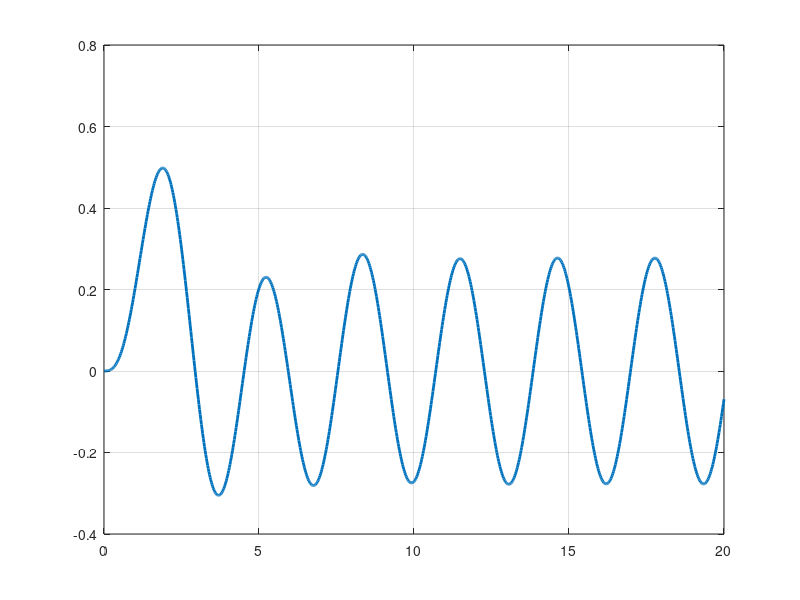

Reproduce this figure in MATLAB.

%%%%%%%%%%%%%%%%%%%%%%%%%%%%%%%%%%
%%%%%%%%%%%% Code #1 %%%%%%%%%%%%%
%%%%%%%%%%%%%%%%%%%%%%%%%%%%%%%%%%
%clc
%clear
%num1 = input("Num 1: ");
%num2 = input("Num 2: ");

%a = num1*num2;
%b = num1/num2;
%c = num1+num2;
%d = num1-num2;

%disp("---------------------");
%fprintf("Num1 * Num2: %d\n", a);
%fprintf("Num1 / Num2: %d\n", b);
%fprintf("Num1 + Num2: %d\n", c);
%fprintf("Num1 - Num2: %d\n", d);
%disp("---------------------");


%%%%%%%%%%%%%%%%%%%%%%%%%%%%%%%%%%
%%%%%%%%%%%% Code #2 %%%%%%%%%%%%%
%%%%%%%%%%%%%%%%%%%%%%%%%%%%%%%%%%
%clc
%clear

%num1 = input("Num 1: ");
%num2 = input("Num 2: ");

%p = (num1+num2) * 2;
%s = (num1*num2);

%disp("---------------------");
%fprintf("P: %d\n", p);
%fprintf("S: %d\n", s);
%disp("---------------------");


%%%%%%%%%%%%%%%%%%%%%%%%%%%%%%%%%%
%%%%%%%%%%%% Code #3 %%%%%%%%%%%%%
%%%%%%%%%%%%%%%%%%%%%%%%%%%%%%%%%%
%clc
%clear

%f = input("F : ");
%d = 5/9*(f - 32);

%disp("---------------------");
%fprintf("D: %d\n", d);
%disp("---------------------");


%%%%%%%%%%%%%%%%%%%%%%%%%%%%%%%%%%
%%%%%%%%%%%% Code #4 %%%%%%%%%%%%%
%%%%%%%%%%%%%%%%%%%%%%%%%%%%%%%%%%
%clc
%clear

%a = input("a : ");
%b = input("b : ");

%c = a;
%a = b;
%b = c;

%clear c;

%disp("---------------------");
%fprintf("a: %d\n", b);
%fprintf("b: %d\n", a);
%disp("---------------------");


%%%%%%%%%%%%%%%%%%%%%%%%%%%%%%%%%%
%%%%%%%%%%%% Code #5 %%%%%%%%%%%%%
%%%%%%%%%%%%%%%%%%%%%%%%%%%%%%%%%%
%clc
%clear

%%a = input("a : ");
%%b = input("b : ");
%
%%a = a + b;
%%b = a - b;
%%a = a - b;

%disp("---------------------");
%fprintf("a: %d\n", a);
%fprintf("b: %d\n", b);
%disp("---------------------");


%%%%%%%%%%%%%%%%%%%%%%%%%%%%%%%%%%
%%%%%%%%%%%% Code #6 %%%%%%%%%%%%%
%%%%%%%%%%%%%%%%%%%%%%%%%%%%%%%%%%
%clc
%clear

%times = input("Time : ");

%h = floor(times/3600);
%m = floor(((times - h* 3600) / 60));
%s = times - h * 3600 - m * 60;


%disp("---------------------");
%fprintf("H: %d, M:%d , S:%d\n", h, m, s);
%disp("---------------------");


%%%%%%%%%%%%%%%%%%%%%%%%%%%%%%%%%%
%%%%%%%%%%%% Code #7 %%%%%%%%%%%%%
%%%%%%%%%%%%%%%%%%%%%%%%%%%%%%%%%%
%clc
%clear

%x = input("X : ");

%if x == 0 ; y = 0; else; y = 1/x; end;
%disp("---------------------");
%fprintf("Y: %f\n", y);
%disp("---------------------");


%%%%%%%%%%%%%%%%%%%%%%%%%%%%%%%%%%
%%%%%%%%%%%% Code #8 %%%%%%%%%%%%%
%%%%%%%%%%%%%%%%%%%%%%%%%%%%%%%%%%
%clc
%clear

%x = input("X : ");

%if x < 0 
%    y = 1 - 2*x;
%else
%    if x == 0 
%        y = 1;
%    else
%        y = 1 + 2*x;
%    end
%end

%disp("---------------------");
%fprintf("Y: %d\n", y);
%disp("---------------------");


%%%%%%%%%%%%%%%%%%%%%%%%%%%%%%%%%%
%%%%%%%%%%%% Code #9 %%%%%%%%%%%%%
%%%%%%%%%%%%%%%%%%%%%%%%%%%%%%%%%%
%clc
%clear

%x = input("X : ");
%y = input("Y : ");

%if x > y
%   x
%else
%   y
%end

%%%%%%%%%%%%%%%%%%%%%%%%%%%%%%%%%%
%%%%%%%%%%%% Code #10 %%%%%%%%%%%%
%%%%%%%%%%%%%%%%%%%%%%%%%%%%%%%%%%
%clc
%clear

%x = input("X : ");
%y = input("Y : ");

%max = x;

%if y > max
%   max = y;
%end

%max


%%%%%%%%%%%%%%%%%%%%%%%%%%%%%%%%%%
%%%%%%%%%%%% Code #11 %%%%%%%%%%%%
%%%%%%%%%%%%%%%%%%%%%%%%%%%%%%%%%%
%clc
%clear

%max = input("Max : ");
%x = input("X : ");

%if x > max 
%   max = x;
%end

%max

% Code #12
%clc
%clear

%x = input("X : ");

%if mod(x, 2) == 0
%   disp("even");
%else
%   disp("odd");
%end


%%%%%%%%%%%%%%%%%%%%%%%%%%%%%%%%%%
%%%%%%%%%%%% Code #12 %%%%%%%%%%%%
%%%%%%%%%%%%%%%%%%%%%%%%%%%%%%%%%%
%clc
%clear

%x = input("x : ");
%max = x;

%x = input("y : ");
%if x > max
%   max = x;   
%end

%x = input("z : ");
%if x > max 
%   max = x;
%end

%max


%%%%%%%%%%%%%%%%%%%%%%%%%%%%%%%%%%
%%%%%%%%%%%% Code #13 %%%%%%%%%%%%
%%%%%%%%%%%%%%%%%%%%%%%%%%%%%%%%%%
% clc
% clear
% data = [67200000  180000000  300000000  420000000; 0.10  0.15  0.20  0.30; 0  11280000  29280000  53280000];
% tax  = 0;
% 
% income = input("Salary : ");
% 
% amount = (income - data(1,1));
% if amount > 0
%     tax = data(2,1) * (income - data(1,1));
%     amount = (income - data(1,2));
%     if amount > 0
%         tax = data(3,2) + (data(2,2) * (income - data(1,2)));
%         amount = (income - data(1,3));
%         if amount > 0
%             tax = data(3,3) + (data(2,3) * (income - data(1,3)));
%             amount = (income - data(1,4));
%             if amount > 0
%                tax = data(3,4) + (data(2,4) * (income - data(1,4)));
%             end
%         end
%     end
% end
% 
% finalIncome = income - tax;
% 
% disp("---------------------------------------------------------------");
% fprintf("Salary: %d , Tax: %d , Final Income: %d\n", income, tax, finalIncome);
% disp("---------------------------------------------------------------");


%%%%%%%%%%%%%%%%%%%%%%%%%%%%%%%%%%
%%%%%%%%%%%% Code #14 %%%%%%%%%%%%
%%%%%%%%%%%%%%%%%%%%%%%%%%%%%%%%%%
%clc
%clear

%x = input("X : ");
%y = input("Y : ");
%z = input("Z : ");

%if power(x, 2) == power(y, 2) + power(z, 2) 
%    disp("Yes");
%else
%    if power(y, 2) == power(x, 2) + power(z, 2) 
%        disp("Yes");
%    else
%        if power(z, 2) == power(x, 2) + power(y, 2) 
%            disp("Yes");
%        else
%            disp("No");
%        end
%    end
%end


%%%%%%%%%%%%%%%%%%%%%%%%%%%%%%%%%%
%%%%%%%%%%%% Code #15 %%%%%%%%%%%%
%%%%%%%%%%%%%%%%%%%%%%%%%%%%%%%%%%
%clc
%clear

%x = input("X : ");
%y = input("Y : ");
%z = input("Z : ");

%if (power(x, 2) == power(y, 2) + power(z, 2)) || (power(y, 2) == power(x, 2) + power(z, 2)) || (power(z, 2) == power(x, 2) + power(y, 2))
%    disp("Yes");
%else
%    disp("No");
%end


%%%%%%%%%%%%%%%%%%%%%%%%%%%%%%%%%%
%%%%%%%%%%%% Code #16 %%%%%%%%%%%%
%%%%%%%%%%%%%%%%%%%%%%%%%%%%%%%%%%
%clc
%clear

%x = input("X : ");
%y = input("Y : ");
%z = input("Z : ");

%if x < y + z
%    if y < x + z
%        if z < x + y
%            s = (x + y + z) / 2;
%            area = sqrt(s * (s - x) * (s - y) * (s - z));
%            fprintf("Area: %d\n", area);
%        else
%            disp("No Triangle");
%        end
%    else
%        disp("No Triangle");
%    end
%else
%    disp("No Triangle");
%end


%%%%%%%%%%%%%%%%%%%%%%%%%%%%%%%%%%
%%%%%%%%%%%% Code #17 %%%%%%%%%%%%
%%%%%%%%%%%%%%%%%%%%%%%%%%%%%%%%%%
%clc
%clear

%x = input("X : ");
%y = input("Y : ");
%z = input("Z : ");

%if (x < y + z) && (y < x + z) && (z < x + y)
%    s = (x + y + z) / 2;
%    area = sqrt(s * (s - x) * (s - y) * (s - z));
%    fprintf("Area: %d\n", area);
%else
%    disp("No Triangle");
%end


%%%%%%%%%%%%%%%%%%%%%%%%%%%%%%%%%%
%%%%%%%%%%%% Code #18 %%%%%%%%%%%%
%%%%%%%%%%%%%%%%%%%%%%%%%%%%%%%%%%
%clc
%clear

%a = input("A : ");
%b = input("B : ");
%c = input("C : ");

%if a < b
%    t = a;
%    a = b;
%    b = t;
%end
%if a < c 
%    t = a;
%    a = c;
%    c = t;
%end
%if b < c
%    t = b;
%    b = c;
%    c = t;
%end
%fprintf("A: %d, B: %d, C: %d\n", a, b, c);


%%%%%%%%%%%%%%%%%%%%%%%%%%%%%%%%%%
%%%%%%%%%%%% Code #19 %%%%%%%%%%%%
%%%%%%%%%%%%%%%%%%%%%%%%%%%%%%%%%%
% clc
% clear
% 
% a = input("Coefficient A : ");
% b = input("Coefficient B : ");
% c = input("Coefficient C : ");
% 
% delta = (b^2) - (4 * a * c);
% 
% if delta < 0
%     disp("The equation does not have a correct answer!")
% else
%     if delta == 0
%         x = (-b / 2 * a);
%         answers = x;
%     else
%         x = ((-b + sqrt(delta)) / 2 * a);
%         y = ((-b - sqrt(delta)) / 2 * a);
%         answers = [x , y];
%     end
%     disp("---------------------------------------------------------------");
%     fprintf("Format : (%dx^2) + (%dx) + (%d) = 0, Delta : %d\n", a, b, c, delta);
%     fprintf("Answer : %.2d\n", answers);
%     disp("---------------------------------------------------------------");
% end

%% Test solve in matlab
%eqn = x^2 + 4 * x + 4 == 0;
%s = solve(eqn);


%%%%%%%%%%%%%%%%%%%%%%%%%%%%%%%%%%
%%%%%%%%%%%% Code #20 %%%%%%%%%%%%
%%%%%%%%%%%%%%%%%%%%%%%%%%%%%%%%%%
% clc
% clear
% 
% x = input("Num : ");
% 
% if x < 21
%     money = 35;
% else
%     b = x - 20;
%     if b < 10
%         money = 35 + 5;
%     else
%         total = round(b / 10);
%         money = 35 + total * 5;
%     end
% end
% 
% disp("---------------------------------------------------------------");
% fprintf("Tax : %.2d\n", money);
% disp("---------------------------------------------------------------");


%%%%%%%%%%%%%%%%%%%%%%%%%%%%%%%%%%
%%%%%%%%%%%% Code #21 %%%%%%%%%%%%
%%%%%%%%%%%%%%%%%%%%%%%%%%%%%%%%%%
% clc
% clear
% 
% m = input("M : ");
% d = input("D : ");
% 
% if m < 7
%     total = ((m - 1) * 31) + d;
% else
%     total = ((m - 7) * 30) + (6 * 31) + d;
% end
% 
% disp("---------------------------------------------------------------");
% fprintf("Day : %.2d\n", total);
% disp("---------------------------------------------------------------");


%%%%%%%%%%%%%%%%%%%%%%%%%%%%%%%%%%
%%%%%%%%%%%% Code #22 %%%%%%%%%%%%
%%%%%%%%%%%%%%%%%%%%%%%%%%%%%%%%%%
% clc
% clear
% 
% n = input("Day : ");
% 
% if n < 187
%     if mod(n, 31) == 0
%         d = 31;
%         m = ((n - d) / 31) + 1;
%     else
%         d = mod(n, 31);
%         m = ((n - d) / 31) + 1;
%     end
% else
%     if mod(n - 6, 30) == 0
%         d = 30;
%         m = ((n - 6 - d) / 30) + 1;
%     else
%         d = mod(n - 6, 30);
%         m = ((n - 6 - d) / 30) + 1;
%     end
% end
% 
% disp("---------------------------------------------------------------");
% fprintf("M : %.2d, D : %.2d\n", m, d);
% disp("---------------------------------------------------------------");


%%%%%%%%%%%%%%%%%%%%%%%%%%%%%%%%%%
%%%%%%%%%%%% Code #23 %%%%%%%%%%%%
%%%%%%%%%%%%%%%%%%%%%%%%%%%%%%%%%%
% clc
% clear
% 
% n = input("Num : ");
% 
% a = mod(n, 10);
% n = floor(n / 10);
% b = mod(n, 10);
% n = floor(n / 10);
% c = mod(n, 10);
% n = floor(n / 10);
% d = mod(n, 10);
% n = floor(n / 10);
% e = mod(n, 10);
% 
% if a == e && b == d
%     answer = "Mirror";
% else
%     answer = "No Mirror";
% end
% 
% disp("---------------------------------------------------------------");
% fprintf("Answer : %s\n", answer);
% disp("---------------------------------------------------------------");

%%%%%%%%%%%%%%%%%%%%%%%%%%%%%%%%%%
%%%%%%%%%%%% Code #24 %%%%%%%%%%%%
%%%%%%%%%%%%%%%%%%%%%%%%%%%%%%%%%%
% clc
% clear
% 
% b = 0;
% 
% for a = 1:20
%     c = input("Num : ");
%     b = b + c;
% end
% 
% disp("---------------------------------------------------------------");
% fprintf("Num : %d\n", b);
% disp("---------------------------------------------------------------");

%%%%%%%%%%%%%%%%%%%%%%%%%%%%%%%%%%
%%%%%%%%%%%% Code #25 %%%%%%%%%%%%
%%%%%%%%%%%%%%%%%%%%%%%%%%%%%%%%%%
% clc
% clear
% 
% a = 0;
% b = 0;
% 
% while a < 20
%     c = input("Num : ");
%     b = b + c;
%     a = a + 1;
% end
% 
% disp("---------------------------------------------------------------");
% fprintf("Num : %d\n", b);
% disp("---------------------------------------------------------------");

%%%%%%%%%%%%%%%%%%%%%%%%%%%%%%%%%%
%%%%%%%%%%%% Code #26 %%%%%%%%%%%%
%%%%%%%%%%%%%%%%%%%%%%%%%%%%%%%%%%
% clc
% clear
% 
% s = 0;
% n = input("N : ");
% 
% for c = 0:n
%     if c == n 
%         disp("---------------------------------------------------------------");
%         fprintf("S : %d, S/2 : %f\n", s, (s / n));
%         disp("---------------------------------------------------------------");
%     else
%         a = input("A : ");
%         s = s + a;
%     end
% end

%%%%%%%%%%%%%%%%%%%%%%%%%%%%%%%%%%
%%%%%%%%%%%% Code #27 %%%%%%%%%%%%
%%%%%%%%%%%%%%%%%%%%%%%%%%%%%%%%%%
% clc
% clear
% 
% c = 0;
% s = 0;
% 
% while (c ~= n)
%     a = input("A : ");
%     s = s + a;
%     c = c + 1;
% end
% 
% disp("---------------------------------------------------------------");
% fprintf("S : %d, S/2 : %f\n", s, (s / n));
% disp("---------------------------------------------------------------");

%%%%%%%%%%%%%%%%%%%%%%%%%%%%%%%%%%
%%%%%%%%%%%% Code #28 %%%%%%%%%%%%
%%%%%%%%%%%%%%%%%%%%%%%%%%%%%%%%%%
% clc
% clear
% 
% n = input("Num : ");
% max = n;
% 
% while n >= 0
%     n = input("Num : ");
%     if n > max
%         max = n;
%     end
% end
% 
% fprintf("Max : %d\n", max);

%%%%%%%%%%%%%%%%%%%%%%%%%%%%%%%%%%
%%%%%%%%%%%% Code #29 %%%%%%%%%%%%
%%%%%%%%%%%%%%%%%%%%%%%%%%%%%%%%%%
% clc
% clear
% 
% sum = 0;
% i = 0;
% 
% while true
%     x = input("Num : ");
%     if (x > 20) || (x < 0)
%         break
%     end
%     sum = x + sum;
%     i = i + 1;
% end
% 
% fprintf("M : %d\n", (sum/i));

%%%%%%%%%%%%%%%%%%%%%%%%%%%%%%%%%%
%%%%%%%%%%%% Code #30 %%%%%%%%%%%%
%%%%%%%%%%%%%%%%%%%%%%%%%%%%%%%%%%
%clc
%clear
%
% hscore = 0;
% mscore = 0;
% lscore = 0;
% 
% total = 0;
%
% while true
%    score = input("Score : ");
% 
%    if (score > 20) || (score < 0)
%        break
%    end
% 
%    if (score > 15)
%        hscore = hscore + 1;
%    elseif (score >= 12)
%        mscore = mscore + 1;
%    elseif (score >= 0)
%        lscore = lscore + 1;
%    end
%    total = total + score;
% end
% 
% counter = hscore + mscore + lscore;
% fprintf("High Score : %d, Mid Score : %d, Low Score : %d, Total:%f\n", hscore, mscore, lscore, (total/counter));
%
%%%%%%%%%%%%%%%%%%%%%%%%%%%%%%%%%%
%%%%%%%%%%%% Code #31 %%%%%%%%%%%%
%%%%%%%%%%%%%%%%%%%%%%%%%%%%%%%%%%
% clc
% clear
% 
% tscore = 0;
% tunit = 0;
% 
% while true
%     score = input("Score : ");
%     if (score > 20) || (score < 0)
%         break
%     end
%     unit = input("Unit : ");
% 
%     tscore = tscore + (score * unit);
%     tunit = tunit + unit;
% end
% 
% fprintf("TScore : %d, TUnit : %d, G : %f\n", tscore, tunit, (tscore/tunit));

%%%%%%%%%%%%%%%%%%%%%%%%%%%%%%%%%%
%%%%%%%%%%%% Code #32 %%%%%%%%%%%%
%%%%%%%%%%%%%%%%%%%%%%%%%%%%%%%%%%
% clc
% clear
% 
% bit = 0;
% dec = input("DEC : ");
% 
% if dec < 16
%     bit = 4;
% elseif dec < 256
%         bit = 8;
% elseif dec < 2048
%         bit = 12;
% end
% 
% dec2bin(dec, bit)

%%%%%%%%%%%%%%%%%%%%%%%%%%%%%%%%%%
%%%%%%%%%%%% Code #33 %%%%%%%%%%%%
%%%%%%%%%%%%%%%%%%%%%%%%%%%%%%%%%%
% clc
% clear
% 
% a = "";
% dec = input("DEC : ");
% 
% while true
%     if (dec == 0)
%         break
%     end
% 
%     a = num2str(mod(dec, 2)) + a;
%     dec = floor(dec / 2);
% end
% 
% fprintf("DEC TO BIN : %s\n", a);

%%%%%%%%%%%%%%%%%%%%%%%%%%%%%%%%%%
%%%%%%%%%%%% Code #34 %%%%%%%%%%%%
%%%%%%%%%%%%%%%%%%%%%%%%%%%%%%%%%%
% clc
% clear
% 
% dec = input("DEC : ");
% 
% z = 0;
% j = 0;
% 
% while true
%     x = mod(dec,2);
%     z = z + x * 10^j;
%     dec = (dec - x) / 2;
%     if (dec == 0)
%         break
%     end
%     j = j + 1;
% end
% 
% fprintf("DEC TO BIN : %d\n", z);

%%%%%%%%%%%%%%%%%%%%%%%%%%%%%%%%%%
%%%%%%%%%%%% Code #35 %%%%%%%%%%%%
%%%%%%%%%%%%%%%%%%%%%%%%%%%%%%%%%%
% clc
% clear
% 
% n = input("Num : ");
% i = 2;
% a = "";
% 
% while true
%     if mod(n, i) == 0
%         a = a + i;
%         n = n / i;
%     else
%         i = i + 1;
%     end
%     if (n == 1)
%         break
%     end
% end
% fprintf("Answer : %s\n", a);

%%%%%%%%%%%%%%%%%%%%%%%%%%%%%%%%%%
%%%%%%%%%%%% Code #36 %%%%%%%%%%%%
%%%%%%%%%%%%%%%%%%%%%%%%%%%%%%%%%%
% clc
% clear
% 
% x = input("X : ");
% y = input("Y : ");
% 
% a = x;
% b = y;
% 
% while true
%     if mod(a, b) == 0
%         break
%     end
%     c = mod(a, b);
%     a = b;
%     b = c;
% end
% 
% bmm = b;
% kmm = (x * y) / bmm;
% fprintf("BMM : %d, KMM : %d\n", bmm, kmm);

%%%%%%%%%%%%%%%%%%%%%%%%%%%%%%%%%%
%%%%%%%%%%%% Code #37 %%%%%%%%%%%%
%%%%%%%%%%%%%%%%%%%%%%%%%%%%%%%%%%
% clc
% clear
% 
% counter = 0;
% s_1 = 0;  % +0
% s_2 = 0;  % -0
% s_3 = 0;  % 0
% 
% while true
%     a = input("A : ");
%     if a > 0 
%         s_1 = s_1 + 1;
%     end
%     if a < 0
%         s_2 = s_2 + 1;
%     end
%     if a == 0
%         s_3 = s_3 + 1;
%     end
%     counter = counter + 1;
%     if counter > 9
%         break
%     end
% end
% 
% fprintf("(+0) : %d, (-0) : %d, (0) : %d\n", s_1, s_2, s_3);

%%%%%%%%%%%%%%%%%%%%%%%%%%%%%%%%%%
%%%%%%%%%%%% Code #38 %%%%%%%%%%%%
%%%%%%%%%%%%%%%%%%%%%%%%%%%%%%%%%%
% clc
% clear
% 
% counter = 0;
% 
% while true
%     num = input("Num : ");
%     if num == 0 
%         break
%     end
%     p = mod(num, 10);
%     if p == 3
%         counter = counter + 1;
%     end
% end
% 
% fprintf("Counter : %d\n", counter);

%%%%%%%%%%%%%%%%%%%%%%%%%%%%%%%%%%
%%%%%%%%%%%% Code #39 %%%%%%%%%%%%
%%%%%%%%%%%%%%%%%%%%%%%%%%%%%%%%%%
% clc
% clear
% 
% counter = 0;
% 
% for a = 100:5:500
%     counter = counter + 1;
%     fprintf("Answer %d : %d\n", counter, a);
% end


%%%%%%%%%%%%%%%%%%%%%%%%%%%%%%%%%%
%%%%%%%%%%%% Code #40 %%%%%%%%%%%%
%%%%%%%%%%%%%%%%%%%%%%%%%%%%%%%%%%
% clc
% clear
% 
% i = 1;
% fact = 1;
% num = input("Num : ");
% 
% while true
%     fact = fact * i;
%     i = i + 1;
%     if i > num 
%         break
%     end
% end
% 
% fprintf("Fact : %d\n", fact);


%%%%%%%%%%%%%%%%%%%%%%%%%%%%%%%%%%
%%%%%%%%%%%% Code #41 %%%%%%%%%%%%
%%%%%%%%%%%%%%%%%%%%%%%%%%%%%%%%%%
% clc
% clear
% 
% i = 1;
% fact = 1;
% s = 0;
% num = input("Num : ");
% 
% while true
%     fact = fact * i;
%     s = s + fact;
%     i = i + 1;
%     if i > num 
%         break
%     end
% end
% 
% fprintf("S : %d\n", s);

%%%%%%%%%%%%%%%%%%%%%%%%%%%%%%%%%%
%%%%%%%%%%%% Code #42 %%%%%%%%%%%%
%%%%%%%%%%%%%%%%%%%%%%%%%%%%%%%%%%
% clc
% clear
% 
% bin = input("BIN : ");
% len = length(num2str(bin));
% 
% s = 0;
% j = 0;
% 
% while true
%     x = mod(bin, 10);
%     bin = floor(bin/10);
%     s = s + (x * (2^j));
%     j = j + 1;
%     if j >= len
%         break
%     end
% end
% 
% fprintf("S : %d\n", s);

%%%%%%%%%%%%%%%%%%%%%%%%%%%%%%%%%%
%%%%%%%%%%%% Code #43 %%%%%%%%%%%%
%%%%%%%%%%%%%%%%%%%%%%%%%%%%%%%%%%
% clc
% clear
% 
% n = input("N : ");
% m = input("M : ");
% 
% if n > m
%     t = n;
%     n = m;
%     m = t;
% end
% 
% a = 0;
% 
% while true 
%     m = m - n;
%     a = a + 1;
%     if m < n
%         break
%     end
% end
% 
% fprintf("A : %d, M : %d\n", a, m);

%%%%%%%%%%%%%%%%%%%%%%%%%%%%%%%%%%
%%%%%%%%%%%% Code #44 %%%%%%%%%%%%
%%%%%%%%%%%%%%%%%%%%%%%%%%%%%%%%%%
% clc
% clear
% 
% t = 0;
% sum = 0;
% min = 0;
% max = 0;
% 
% while t < 3
%     a = input("A : ");
%     b = input("B : ");
%     c = input("C : ");
%     d = input("D : ");
%     e = input("E : ");
% 
%     s = a + b + c + d + e;
%     sum = sum + s;
%     ave = s / 5;
% 
%     fprintf("Ave : %d\n", ave);
% 
%     if ave < min
%         min = ave;
%     end
%     if ave > max
%         max = ave;
%     end
% 
%     t = t + 1;
% end
% 
% fprintf("Max : %d, Min : %d, S : %d\n", max, min, (sum/100));

%%%%%%%%%%%%%%%%%%%%%%%%%%%%%%%%%%
%%%%%%%%%%%% Code #45 %%%%%%%%%%%%
%%%%%%%%%%%%%%%%%%%%%%%%%%%%%%%%%%
% clc
% clear
% 
% n = input("N : ");
% i = 1;
% 
% while ~(i > (n / 2))
%     m = mod(n, i);
%     if m == 0
%         fprintf("I : %d\n", i);
%     end
%     i = i + 1;
% end
% 
% fprintf("N : %d\n", n);

%%%%%%%%%%%%%%%%%%%%%%%%%%%%%%%%%%
%%%%%%%%%%%% Code #46 %%%%%%%%%%%%
%%%%%%%%%%%%%%%%%%%%%%%%%%%%%%%%%%
% clc
% clear
% 
% n = input("N : ");
% j = 2;
% 
% while true
%     r = mod(n, j);
%     if r == 0
%         n = n / j;
%         fprintf("J : %d\n", j);
%     else
%         break
%     end
% end
% 
% j = 3;
% 
% while true
%     r = mod(n, j);
%     if r == 0
%         n = n / j;
%         fprintf("J-2 : %d\n", j);
%         continue
%     end
%     j = j + 2;
%     if n == 1 || i > (n / 2)
%         break
%     end
% end
% fprintf("N : %d\n", n);

%%%%%%%%%%%%%%%%%%%%%%%%%%%%%%%%%%
%%%%%%%%%%%% Code #47 %%%%%%%%%%%%
%%%%%%%%%%%%%%%%%%%%%%%%%%%%%%%%%%
% clc
% clear
% 
% days = ["Saturday", "Sunday", "Monday", "Tuesday", "Wednesday", "Thursday", "Friday"];
% day = input("Day : ");
% 
% if (day > 8 || day < 1); disp("(   :/   )"); return; end
% 
% fprintf("D : %s\n", days(1, day));

%%%%%%%%%%%%%%%%%%%%%%%%%%%%%%%%%%
%%%%%%%%%%%% Code #48 %%%%%%%%%%%%
%%%%%%%%%%%%%%%%%%%%%%%%%%%%%%%%%%
% clc; clear;
% max = 0;
% 
% while true
%     n = input("N : ");
%     if n < 0
%         break;
%     end
%     if n > max
%         max = n;
%     end
%     max
% end

%%%%%%%%%%%%%%%%%%%%%%%%%%%%%%%%%%
%%%%%%%%%%%% Code #49 %%%%%%%%%%%%
%%%%%%%%%%%%%%%%%%%%%%%%%%%%%%%%%%
% clc; clear;
% t = 0;
% c = 0;
% while true
%     n = input("N : ");
%     if n == 0
%         break;
%     end
%     t = t + n;
%     c = c + 1;
% end
% fprintf("A : %.2f\n", (t/c));

%%%%%%%%%%%%%%%%%%%%%%%%%%%%%%%%%%
%%%%%%%%%%%% Code #50 %%%%%%%%%%%%
%%%%%%%%%%%%%%%%%%%%%%%%%%%%%%%%%%
% clc
% clear
% 
% bin = input("BIN : ");
% 
% s = 0;
% j = 0;
% z = 0;
% k = 0;
% len = 0;
% 
% while bin >= (10^len)
%     len = len + 1;
% end
% 
% while true
%     x = mod(bin, 10);
%     bin = floor(bin/10);
%     s = s + (x * (2^j));
%     j = j + 1;
%     if j >= len
%         break
%     end
% end
% 
% while true
%     y = mod(s,3);
%     z = z + (y * (10^k));
%     s = (s - y) / 3;
%     k = k + 1;
%     if (s == 0)
%         break
%     end
% end
% 
% fprintf("BIN TO (3) : %d\n", z);

%%%%%%%%%%%%%%%%%%%%%%%%%%%%%%%%%%
%%%%%%%%%%%% Code #51 %%%%%%%%%%%%
%%%%%%%%%%%%%%%%%%%%%%%%%%%%%%%%%%
% clc; clear;
% num = input("Num : ");
% 
% i = 2;
% 
% while true
%     if mod(num, i) == 0
%         disp(i);
%         num = num / i;
%     else
%         i = i + 1;
%     end
%     if num == 1
%         break;
%     end
% end

%%%%%%%%%%%%%%%%%%%%%%%%%%%%%%%%%%
%%%%%%%%%%%% Code #52 %%%%%%%%%%%%
%%%%%%%%%%%%%%%%%%%%%%%%%%%%%%%%%%
% clc; clear;
% 
% n = input("Num : ");
% 
% if n <= 186
%     if mod(n, 31) == 0
%         d = 31;
%         m = (n - d) / 31 + 1;
%     else
%         d = mod(n, 31);
%         m = (n - d) / 31 + 1;
%     end
% else
%     if mod(n - 6, 30) == 0
%         d = 30;
%         m = (n - 6 - d) / 30 + 1;
%     else
%         d = mod(n - 6, 30);
%         m = (n - 6 - d) / 30 + 1;
%     end
% end
% disp([d , m]);

%%%%%%%%%%%%%%%%%%%%%%%%%%%%%%%%%%
%%%%%%%%%%%%% Code #53 %%%%%%%%%%%%
%%%%%%%%%%%%%%%%%%%%%%%%%%%%%%%%%%

% clc
% clear
% 
% h = 0;
% m = 0;
% l = 0;
% 
% while true
%     n = input("N : ");
%     if n < 0 || n > 20
%         break;
%     end
%     if n >= 16
%         h = h + 1;
%     else
%         if n >= 12
%             m = m + 1;
%         else
%             l = l + 1;
%         end
%     end
% end
% 
% disp([h, m, l]);

%%%%%%%%%%%%%%%%%%%%%%%%%%%%%%%%%%
%%%%%%%%%%%%% Code #54 %%%%%%%%%%%%
%%%%%%%%%%%%%%%%%%%%%%%%%%%%%%%%%%
% clc
% clear
% 
% a = input("a : ");
% b = input("b : ");
% c = input("c : ");
% 
% delta = (b^2) - (4 * a * c);
% 
% if delta > 0
%     disp((-b + sqrt(delta)) / (2*a));
%     disp((-b - sqrt(delta)) / (2*a));
% else
%     if delta == 0
%         disp(-b / (2 * a));
%     else
%         disp("no real root");
%     end
% end

%%%%%%%%%%%%%%%%%%%%%%%%%%%%%%%%%%
%%%%%%%%%%%%% Code #55 %%%%%%%%%%%%
%%%%%%%%%%%%%%%%%%%%%%%%%%%%%%%%%%
% clc
% clear
% 
% c = 0;
% j = 0;
% max = 0;
% 
% while c <= 5
%     n = input("N: ");
%     while n >= (10^j)
%         j = j + 1;
%     end
% 
%     if j == 3
%         if n > max
%             max = n;
%         end
%     end
%     c = c + 1;
% end
% 
% disp(max);

%%%%%%%%%%%%%%%%%%%%%%%%%%%%%%%%%%
%%%%%%%%%%%%%%% Exam %%%%%%%%%%%%%
%%%%%%%%%%%%%%%%%%%%%%%%%%%%%%%%%%
% clc; clear;
% max_1 = 0;
% max_2 = 0;
% i = 0;
% id_1 = 0;
% id_2 = 0;
% 
% n = input("N : ");
% 
% while true
%     if i <= n
%         moadel = input("Moadel : ");
%         id = input("ID : ");
%         if moadel > max_1
%             id_2 = id_1;
%             max_2 = max_1;
%             max_1 = moadel;
%             id_1 = id;
%         else
%             if moadel > max_2
%                 max_2 = moadel;
%                 id_2 = id;
%             end
%         end
%         i = i + 1;
%     else
%         break;
%     end
% end
% 
% fprintf("Max 1: %.2f\nMax 2: %.2f\nID 1: %.2f\nID 2: %.2f\n", max_1, max_2, id_1, id_2);

%%%%%%%%%%%%%%%%%%%%%%%%%%%%%%%%%%
%%%%%%%%%%%%%%% Exam %%%%%%%%%%%%%
%%%%%%%%%%%%%%%%%%%%%%%%%%%%%%%%%%
% clc; 
% clear;
% 
% n = 5;
% 
% while true
%     a = 1;
%     s = 0;
% 
%     while true
%         p = mod(n, a);
%         if p == 0
%             s = s + a;
%         end
%         a = a + 1;
%         if ~(a <= (n/2))
%             break;
%         end
%     end
% 
%     if s == n
%         disp(n);
%     end
% 
%     n = n + 1;
%     
%     if ~(n <= 100)
%         break;
%     end
% end

%%%%%%%%%%%%%%%%%%%%%%%%%%%%%%%%%%
%%%%%%%%%%%%%%% Exam %%%%%%%%%%%%%
%%%%%%%%%%%%%%%%%%%%%%%%%%%%%%%%%%
% clc
% clear
% 
% num = input("Num : ");
% 
% s = 0;
% t = num * 2;
% c = 0;
% 
% while c < t
%     c = c + 1;
%     if ~(mod(c, 2) == 0)
%         s = s + c;
%     end
% end
% 
% disp(s)

%%%%%%%%%%%%%%%%%%%%%%%%%%%%%%%%%%
%%%%%%%%%%%%%%% Exam %%%%%%%%%%%%%
%%%%%%%%%%%%%%%%%%%%%%%%%%%%%%%%%%
% clc
% clear
% 
% num = input("Num : ");
% 
% i = 1;
% fact = 1;
% s = 0;
% 
% while true
%     fact = fact * i;
% 
%     if mod(i, 3) == 0
%         s = s - fact;
%     else
%         s = s + fact;
%     end
% 
%     i = i + 1;
%     if i > num 
%         break
%     end
% end
% 
% fprintf("S : %d\n", s);

%%%%%%%%%%%%%%%%%%%%%%%%%%%%%%%%%%
%%%%%%%%%%%%%%% Exam %%%%%%%%%%%%%
%%%%%%%%%%%%%%%%%%%%%%%%%%%%%%%%%%
% clc
% clear
% 
% n = input("Num : ");
% 
% c = 1;
% s = 0;
% b = 1;
% 
% while true
%     c = c + 1;
%     b = b * c;
% 
%     if mod(c, 3) == 0
%         s = s - b;
%     else
%         s = ...
% s + b;
%     end
% 
%     if c == n
%         break;
%     end
% end
% 
% disp(s+1)

%%%%%%%%%%%%%%%%%%%%%%%%%%%%%%%%%%
%%%%%%%%%%%%%%% Exam %%%%%%%%%%%%%
%%%%%%%%%%%%%%%%%%%%%%%%%%%%%%%%%%

% clc
% clear
% 
% c = 0;
% s = 1;
% 
% n = input("Num : ");
% 
% while true
%     b = s * c;
% 
%     c = c + 1;
% 
% %     if mod(c, 3) == 0
% %         s = s - b;
% %     else
% %         s = s + b;
% %     end
%     s = s + b;
% 
%     if c == n 
%         exit(0);
%     end
% end
% 
% disp(s);

%%%%%%%%%%%%%%%%%%%%%%%%%%%%%%%%%%
%%%%%%%%%%%%%%%%%%%%%%%%%%%%%%%%%%
%%%%%%%%%%%%%%%%%%%%%%%%%%%%%%%%%%

% a = 1.5666;
% 
% count_digits(a)
% 
% function count_digits = count_digits(number)
%     if number == 0
%         count_digits = 1;
%     else
%         count_digits = floor(log10(abs(number))) + 1;
%     end
% end

% url = 'https://api.waqi.info/search/?keyword=tehran&token=60b5dcf12ededfa0a6a83118231ab5f34d64ce6b';
% options = weboptions('Timeout',50);
% response = webread(url, options);
% if response.status == "ok"
%     disp("Get Done");
% end

% % disp(getAqi())
% % 
% % function [aqiData] = getAqi()
% %     url = sprintf('https://api.waqi.info/search/?keyword=%s&token=%s', "tehran", "60b5dcf12ededfa0a6a83118231ab5f34d64ce6b");
% %     options = weboptions('Timeout', 2.5);
% %     response = webread(url, options);
% %     data = response.data;
% %     numb = 0;
% %     total = 0;
% %     message = "";
% %     for num = 1:numel(data)
% %         loc = data(num);
% %         aqi = str2double(loc.aqi);
% %         if ~isnan(aqi)
% %             numb = numb + 1;
% %             total = total + aqi;
% %             message = strcat(message, sprintf('[%s]: %s\n', loc.station.name, loc.aqi));
% %         end
% %     end
% %     aqiData.aqi = total / numb;
% %     aqiData.message = message;
% % end
% 
% fb = 100; % نیروی عمودی به دکل (نیوتن)
% h = 60; % ارتفاع دکل (متر)
% b = 3; % عرض دکل (متر)
% L = 5; % طول دکل (متر)

% P = calcPressure(fb, h, b, L); % محاسبه فشار وارد بر ۴ پایه دکل
% 
% fprintf('فشار وارد بر ۴ پایه دکل برابر است با: %f پاسکال\n', P);
% 
% function [P] = calcPressure(F, h, b, L)
% % تابع محاسبه فشار وارد بر ۴ پایه دکل برق
% % F: نیروی عمودی به دکل
% % h: ارتفاع دکل
% % b: عرض دکل
% % L: طول دکل

% % ثابتها
% g = 9.81; % شتاب جاذبه
% rho = 1.225; % چگالی هوا
% Cp = 1.2; % ضریب فشار هوا
% 
% % محاسبه مساحت مقطع عرضی دکل
% A = b * h;
% 
% % محاسبه ضریب تنش باد
% K = 1 + (0.5 * Cp * rho * F^2 * L^2) / (A * g);
% 
% % محاسبه فشار وارد بر پایهها
% P = K * F / (4 * A);
% end
% 
% clc
% clear
% n = input("N : ");
% m = input("M : ");
% 
% if n > m
%     t = n;
%     n = m;
%     m = t;
% end
% 
% a = 0;
% 
% while m >= n
%     m = m - n;
%     a = a + 1;
% end
% 
% disp([a,m])

%%%%%%%%%%%%%%%%%%%%%%%%%%%%%%%%%%%%%%%%%%%%
%%%%%%%%%%%%%% Term 2,Code 1 %%%%%%%%%%%%%%%
%%%%%%%%%%%%%%%%%%%%%%%%%%%%%%%%%%%%%%%%%%%%
% clc; clear;
% 
% c = 0; sn = 0; sp = 0;
% 
% while true
%     a = input("A : ");
% 
%     if a < 0; sn = sn + a; else; sp = sp + a; end;
% 
%     c = c + 1;
%     
%     if ~(c < 5); break; end;
% end
% 
% fprintf("SN: %.1f\nSP: %.1f\n", sn, sp);
%%%%%%%%%%%%%%%%%%%%%%%%%%%%%%%%%%%%%%%%%%%%
%%%%%%%%%%%%%% Term 2,Code 2 %%%%%%%%%%%%%%%
%%%%%%%%%%%%%%%%%%%%%%%%%%%%%%%%%%%%%%%%%%%%
% clc; clear;
% 
% s = 0;
% 
% while true
%     n = input("N : ");
% 
%     if n == 0; break; end;
% 
%     p = n - (floor(n/10)*10);
% 
%     if p == 3; s = s + 1; end;
% end
% 
% fprintf("S: %d\n", s);


%%%%%%%%%%%%%%%%%%%%%%%%%%%%%%%%%%%%%%%%%%%%
%%%%%%%%%%%%%%%%%%%%%%%%%%%%%%%%%%%%%%%%%%%%
%%%%%%%%%%%%%%%%%%%%%%%%%%%%%%%%%%%%%%%%%%%%
% clc; clear;
% 
% n=1:15;         
% tau=linspace(-0.5,0.5,100);
% sn=sin(pi*n/4)./(pi*n/4);
% cntau=cos(2*pi*n'*tau);
% f=0.25*(1+2*sn*cntau);
% plot(tau,f);

%%%%%%%%%%%%%%%%%%%%%%%%%%%%%%%%%%%%%%%%%%%%

% x = -2*pi:0.01:2*pi;
% f = x.^2;
% plot(x, f, 'LineWidth', 4);
% 
% X = -4*pi:0.01:4*pi;
% L = pi;
% a_0 = 8/3*pi^2;
% 
% s = a_0/2;
% 
% for n = 1:15
%     an = 4/n^2;
%     bn = -4*pi/n;
%     s = s + an*cos(n*pi/L*X) + bn*sin(n*pi/L*X);
% end
% plot(X, s);

%%%%%%%%%%%%%%%%%%%%%%%%%%%%%%%%%%%%%%%%%%%%

% 
% X = -2:0.01:2;
% L = 1/2;
% a_0 = 1;
% 
% s = a_0/2;
% 
% for n = 1:200
%     a_n = 0;
%     b_n = -1/n*pi;
%     s = s + a_n*cos(n*pi/L*X) + b_n*sin(n*pi/L*X);
% end
% plot(X, s);

%%%%%%%%%%%%%%%%%%%%%%%%%%%%%%%%%%%%%%%%%%%%

%    
% X = -2*pi:0.01:2*pi;
% L = pi;
% 
% f = @(x) (-sin(x) + cos(2*x)).^2;
% 
% a_0 = integral(@(x) f(x), 0, L) / L;
% 
% s = a_0/2;
% 
% N = 500;
% b_3 = 0;
% for n = 1:N
%     a_n = integral(@(x) f(x) .* cos(2*pi*n*x/L), 0, L) * (2/L);
%     
%     b_n = integral(@(x) f(x) .* sin(2*pi*n*x/L), 0, L) * (2/L);
%     
%     s = s + a_n*cos(2*pi*n*X/L) + b_n*sin(2*pi*n*X/L);
%     
%     if n == 3
%         b_3 = b_n;
%     end
% end
% 
% fprintf('b_3: %f\n', b_3);
% 
% plot(X, s);

%%%%%%%%%%%%%%%%%%%%%%%%%%%%%%%%%%%%%%%%%%%%
% 
% clc; clear;
% 
% for n = 1:2
%    x = -(2):0.001:2;
%    y = (sqrt(cos(x)).*cos(200*x)+sqrt(abs(x))-0.7).*(4-x.*x).^0.01;
%    plot(x, y, 'black');
% end

% %%%%%%%%%%%%%%%%%%%%%%%%%%%%%%%%%%%%%%%%%%%%
% clc; clear; close all;
% 
% figure;
% hold on;
% 
% for a = 0:0.5:20
%     f = @(x, y) (sin(a*pi/10) + x).^2 + (cos(a*pi/10) + y).^2 - (1 + 0.7 * abs(x) .* y);
% 
%     fimplicit(f, [-3 3 -3 3], 'Color', 'black');
%     pause(0.5);
% end

%%%%%%%%%%%%%%%%%%%%%%%%%%%%%%%%%%%%%%%%%%%%
% clc; clear; close all;
% 
% a = 2.6;
% 
% f1 = @(x) x.^(2/3) + exp(1)/3*(pi-x.^2).^(1/2) .* sin(a*pi*x);
% x1 = linspace(0, 2, 1000);
% y1 = f1(x1);
% 
% 
% f2 = @(x) x.^(2/3) + exp(1)/3*(pi-x.^2).^(1/2) .* sin(-a*pi*x);
% x2 = linspace(-2, 0, 1000);
% y2 = f2(-x2);
% 
% 
% hold on;
% plot(x1, y1, 'red');
% plot(x2, y2, 'red');


% %% erteashat - eshtebah
% omega_n = 3.13;
% t = 0:0.1:5;
% theta = @(t) 3.63 * sin(omega_n * t) + 0.1 * cos(omega_n * t) - 0.07 * sin(2 * pi * t);
% theta_values = theta(t);
% 
% figure;
% plot(t, theta_values, 'LineWidth', 1.5);
% xlabel('Time (s)');
% ylabel('\theta(t)');
% title('Response of the System: \theta(t) vs. Time');
% grid on;

clc;
clear;
close all;

y = @(t) exp(-t/2) .* ( (14/39) * sqrt(3) .* sin(sqrt(3)/2 * t) + (2/13) * cos(sqrt(3)/2 * t) ) - (3/13) * sin(2*t) - (2/13) * cos(2*t);
t = linspace(0, 20, 1000);
yt = y(t);

figure;
plot(t, yt, 'LineWidth', 2);
grid on;




